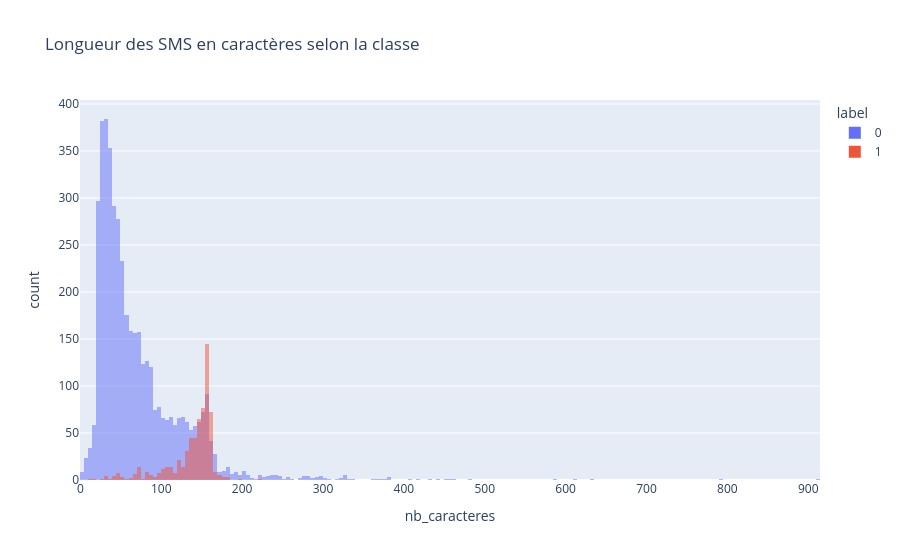

Notebook code cell kept with this figure:
### Code cell
px.histogram(
    df_clean,
    x="nb_caracteres",
    color="label",
    barmode="overlay",
    title="Longueur des SMS en caractères selon la classe"
)

### Figure 1 — Plotly figure (JSON) as saved in the notebook; plotly's stock layout.template omitted (floating-point values rounded to 4 significant figures; data arrays with more than 128 entries replaced by an {"elided": "..."} marker saying what was removed)
{"data": [{"bingroup": "x", "hovertemplate": "label=0<br>nb_caracteres=%{x}<br>count=%{y}<extra></extra>", "legendgroup": "0", "marker": {"color": "#636efa", "opacity": 0.5, "pattern": {"shape": ""}}, "name": "0", "orientation": "v", "showlegend": true, "type": "histogram", "x": {"elided": "4516 int values"}, "xaxis": "x", "yaxis": "y"}, {"bingroup": "x", "hovertemplate": "label=1<br>nb_caracteres=%{x}<br>count=%{y}<extra></extra>", "legendgroup": "1", "marker": {"color": "#EF553B", "opacity": 0.5, "pattern": {"shape": ""}}, "name": "1", "orientation": "v", "showlegend": true, "type": "histogram", "x": {"elided": "653 int values"}, "xaxis": "x", "yaxis": "y"}], "layout": {"barmode": "overlay", "legend": {"title": {"text": "label"}, "tracegroupgap": 0}, "title": {"text": "Longueur des SMS en caractères selon la classe"}, "xaxis": {"anchor": "y", "domain": [0, 1], "title": {"text": "nb_caracteres"}}, "yaxis": {"anchor": "x", "domain": [0, 1], "title": {"text": "count"}}}}
